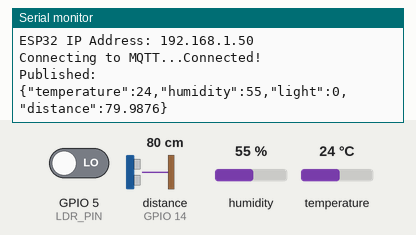
Recording of a sketch running on a simulated ESP32. Shown: the last lines printed to the serial monitor. Wiring (inferred from the names in the program): ultrasonic range finder: trigger GPIO 12; echo GPIO 14. The inputs (shaded band) are chosen by the test bench; at power-on: distance to the obstacle (sensor on GPIO 14) 80 cm, humidity 55 %, GPIO 5 (LDR_PIN) LOW, temperature 24 °C. The echo pulse lasts 58.3 µs per cm; WiFi joins after 1.5 s; servers stay silent unless stated; random numbers use the default seed unless the sketch sets one; no MQTT or app messages arrive unless stated.

Above: at 2.8 s.
2.9 s: distance to the obstacle (sensor on GPIO 14) set to 2 cm
At 7.0 s:
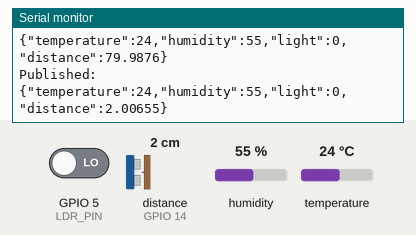
8.9 s: humidity set to 22 %
At 12.7 s:
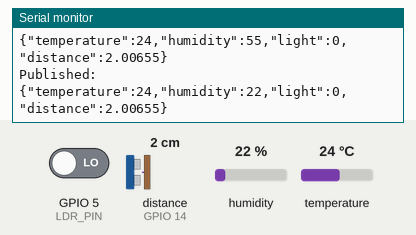
14.9 s: GPIO 5 (LDR_PIN) driven HIGH
At 17.2 s:
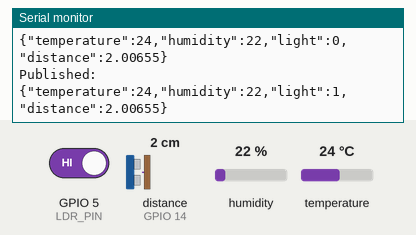
20.9 s: temperature set to 12 °C
At 22.8 s:
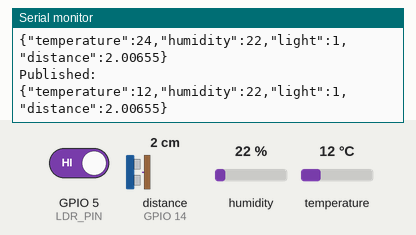
26.9 s: distance to the obstacle (sensor on GPIO 14) set to 4 cm
At 26.9 s:
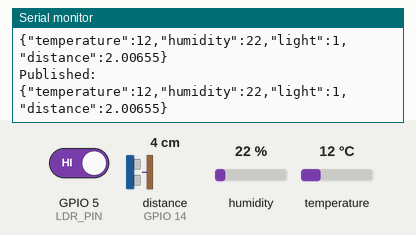
32.9 s: GPIO 5 (LDR_PIN) driven LOW
At 37.4 s:
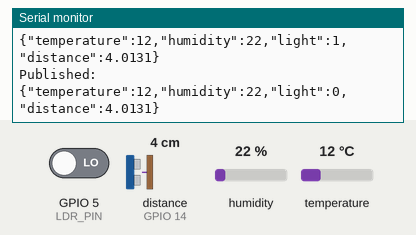
Timing chart, 0 to 38.9 s (numbered marks = the images above; inputs shaded):
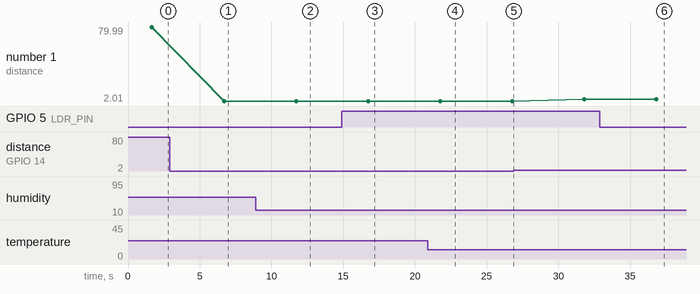

The sketch:

telemetry_publisher.ino
```cpp
#include <WiFi.h>
#include <PubSubClient.h>
#include "DHT.h"
#include <ArduinoJson.h>


#define DHTPIN 4
#define DHTTYPE DHT22

#define LDR_PIN 5

#define TRIG_PIN 12
#define ECHO_PIN 14

DHT dht(DHTPIN, DHTTYPE);

const char* ssid = "Galaxy A16 0CF6";
const char* password = "77-Genius";

const char* mqtt_server = "broker.hivemq.com";
const int mqtt_port = 1883;
const char* mqtt_topic = "lab4/sensor";

WiFiClient espClient;
PubSubClient client(espClient);


void setup_wifi() {

  delay(100);

  WiFi.mode(WIFI_STA);
  WiFi.begin(ssid, password);

  Serial.print("Connecting to WiFi");

  int attempts = 0;

  while (WiFi.status() != WL_CONNECTED) {

    delay(500);
    Serial.print(".");

    attempts++;

    if (attempts >= 20) {

      Serial.println();
      Serial.println("WiFi connection failed.");

      return;
    }
  }

  Serial.println();
  Serial.println("WiFi Connected!");

  Serial.print("ESP32 IP Address: ");
  Serial.println(WiFi.localIP());
}

void reconnect() {

  while (!client.connected()) {

    Serial.print("Connecting to MQTT...");

    String clientId = "ESP32-Lab4-";
    clientId += String(random(0xffff), HEX);

    if (client.connect(clientId.c_str())) {

      Serial.println("Connected!");

    } else {

      Serial.print("Failed, rc=");
      Serial.print(client.state());

      Serial.println(" - retrying in 2 seconds");

      delay(2000);
    }
  }
}


float readDistanceCM() {

  digitalWrite(TRIG_PIN, LOW);
  delayMicroseconds(2);

  digitalWrite(TRIG_PIN, HIGH);
  delayMicroseconds(10);

  digitalWrite(TRIG_PIN, LOW);

  long duration = pulseIn(ECHO_PIN, HIGH, 30000);

  if (duration == 0) {
    return -1;
  }

  return duration * 0.0343 / 2;
}


void setup() {

  Serial.begin(9600);

  dht.begin();

  pinMode(TRIG_PIN, OUTPUT);
  pinMode(ECHO_PIN, INPUT);
  pinMode(LDR_PIN, INPUT);

  setup_wifi();

  client.setServer(mqtt_server, mqtt_port);
}


void loop() {

  if (!client.connected()) {
    reconnect();
  }

  client.loop();


  float temperature = dht.readTemperature();
  float humidity = dht.readHumidity();

  int light = digitalRead(LDR_PIN);

  float distance = readDistanceCM();


  if (isnan(temperature) || isnan(humidity)) {

    Serial.println("DHT22 read failed.");

    delay(5000);

    return;
  }


  StaticJsonDocument<200> doc;

  doc["temperature"] = temperature;
  doc["humidity"] = humidity;
  doc["light"] = light;
  doc["distance"] = distance;


  char buffer[256];

  serializeJson(doc, buffer);


  bool success = client.publish(mqtt_topic, buffer);


  if (success) {

    Serial.println("Published:");
    Serial.println(buffer);

  } else {

    Serial.println("MQTT publish failed.");

  }


  delay(5000);
}
```

Measured:
- after the input at 2.9 s, the serial monitor: prints a new line after 3.8 s (image 1)
- after the input at 8.9 s, the serial monitor: prints a new line after 2.8 s (image 2)
- after the input at 14.9 s, the serial monitor: prints a new line after 1.8 s (image 3)
- after the input at 20.9 s, the serial monitor: prints a new line after 0.86 s (image 4)
- after the input at 32.9 s, the serial monitor: prints a new line after 3.9 s (image 6)
- plotted number 1: 79.99 → 2.01 after the input at 2.9 s, 2.01 → 4.01 after the input at 26.9 s
